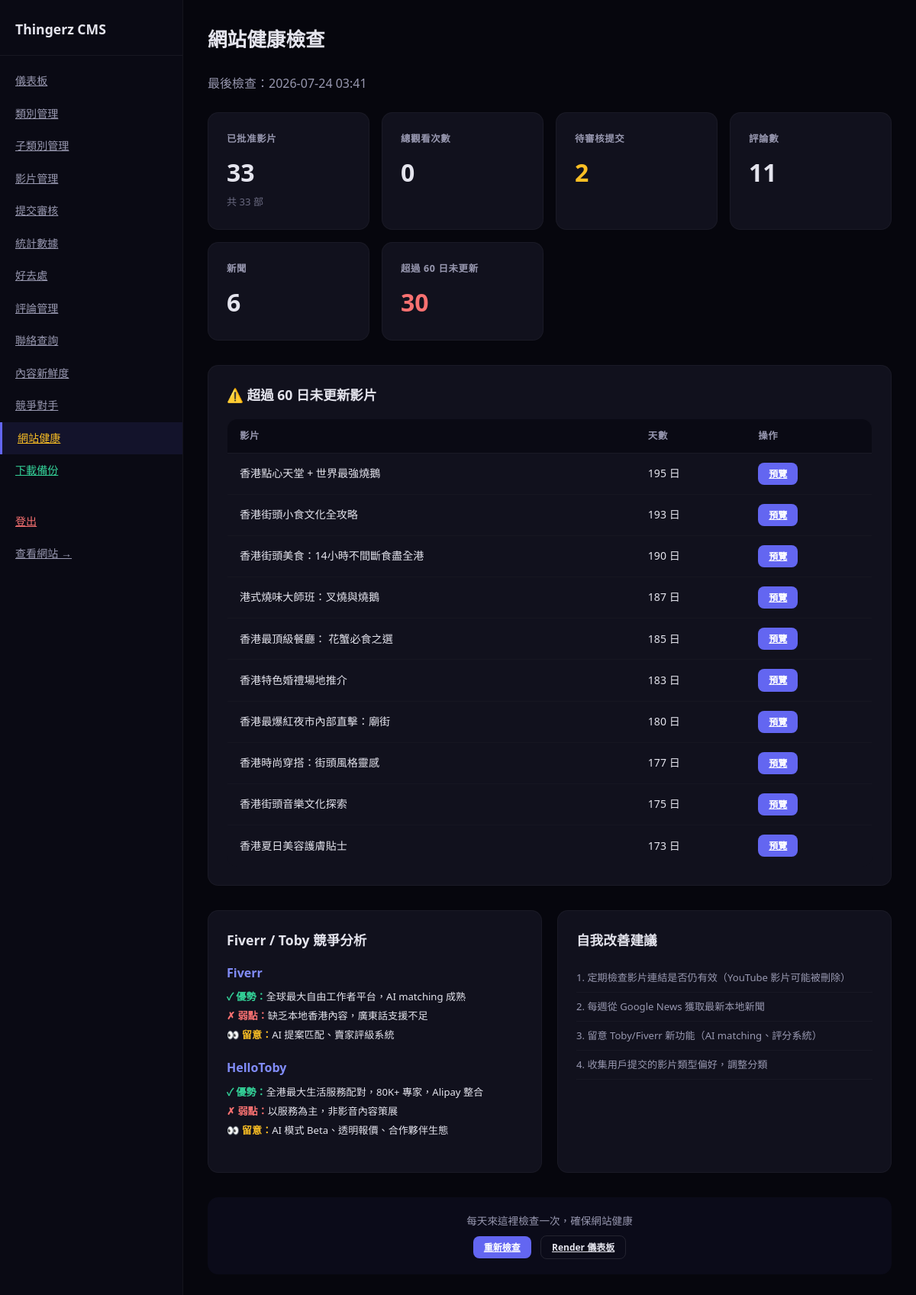
The app's page /admin/health (signed in), older data.
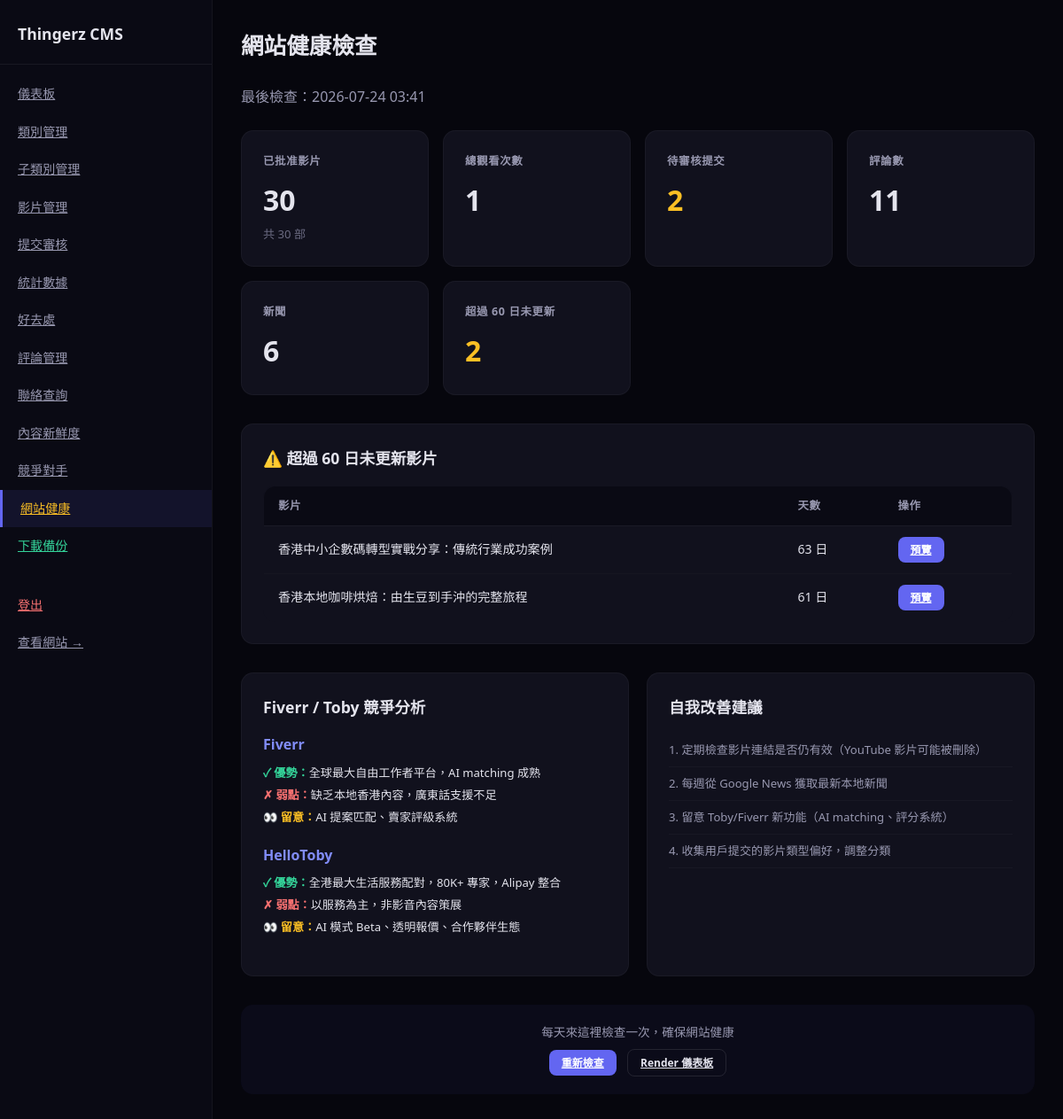
The same page, newer data.
### tables this page shows
CREATE TABLE videos (
        id TEXT UNIQUE, subcategory_id TEXT, category_id TEXT, platform TEXT, platform_id TEXT,
        title_zh TEXT, title_en TEXT, description_zh TEXT, description_en TEXT,
        thumbnail_url TEXT, aspect_ratio TEXT, tags TEXT, status TEXT,
        track TEXT, direction TEXT, submitted_date TEXT);

### app.py (the view)
@app.route('/admin/health')
@admin_required
def admin_health():
    now = datetime.now()
    vids = read_csv('videos.csv')
    news = read_csv('news.csv')
    comments = read_csv('comments.csv')
    subs = read_csv('submissions.csv')
    stale_videos = []
    for v in vids:
        try:
            d = datetime.strptime(v.get('submitted_date', '2000-01-01'), '%Y-%m-%d')
            days = (now - d).days
            if days > 60:
                stale_videos.append({'title': v['title_zh'], 'days': days, 'id': v['id']})
        except:
            pass
    stale_videos.sort(key=lambda x: x['days'], reverse=True)
    total_views = sum(int(v.get('count', 0)) for v in read_csv('view_counts.csv'))
    approved_vids = len([v for v in vids if v.get('status') == 'approved'])
    pending_subs = len([s for s in subs if s.get('status') == 'pending'])
    total_comments = len([c for c in comments if c.get('status') == 'approved'])
    insights = {
        'total_videos': len(vids),
        'approved_videos': approved_vids,
        'stale_videos': stale_videos[:10],
        'stale_count': len(stale_videos),
        'total_news': len([n for n in news if n.get('status') == 'published']),
        'total_views': total_views,
        'pending_submissions': pending_subs,
        'total_comments': total_comments,
        'competitor_notes': [
            {'platform': 'Fiverr', 'strength': '全球最大自由工作者平台，AI matching 成熟', 'weakness': '缺乏本地香港內容，廣東話支援不足', 'to_watch': 'AI 提案匹配、賣家評級系統'},
            {'platform': 'HelloToby', 'strength': '全港最大生活服務配對，80K+ 專家，Alipay 整合', 'weakness': '以服務為主，非影音內容策展', 'to_watch': 'AI 模式 Beta、透明報價、合作夥伴生態'},
        ],
        'self_improve': [
            '定期檢查影片連結是否仍有效（YouTube 影片可能被刪除）',
            '每週從 Google News 獲取最新本地新聞',
            '留意 Toby/Fiverr 新功能（AI matching、評分系統）',
            '收集用戶提交的影片類型偏好，調整分類',
        ]
    }
    return render_template('admin/health.html', insights=insights, now=now)

### app.py (called while the page is built)
def get_db():
    db = sqlite3.connect(DB_PATH)
    db.row_factory = sqlite3.Row
    db.execute("PRAGMA journal_mode=WAL")
    return db

def read_table(table_name):
    db = get_db()
    rows = [dict(r) for r in db.execute(f"SELECT * FROM {table_name}").fetchall()]
    db.close()
    return rows

def read_csv(filename):
    return read_table(filename.replace('.csv', ''))

def get_categories(track=None, direction=None):
    cats = read_csv('categories.csv')
    if track:
        cats = [c for c in cats if c.get('track', '') == track]
    if direction:
        cats = [c for c in cats if c.get('direction', '') == direction]
    return cats

def admin_required(f):
    @wraps(f)
    def decorated(*args, **kwargs):
        if not session.get('admin_logged_in'):
            return redirect(url_for('admin_login'))
        return f(*args, **kwargs)
    return decorated

@app.context_processor
def inject_globals():
    return {
        'categories': get_categories(),
        'platform_config': PLATFORM_CONFIG,
        'directions': DIRECTIONS,
        'now': datetime.now()
    }

### templates/admin/health.html
{% extends "admin/layout.html" %}
{% block admin_content %}
<h1>網站健康檢查</h1>
<p style="color:#9898b0;margin-bottom:24px">最後檢查：{{ now.strftime('%Y-%m-%d %H:%M') }}</p>
<div class="stats" style="margin-bottom:32px">
    <div class="stat-card"><h3>已批准影片</h3><div class="num">{{ insights.approved_videos }}</div><small class="text-muted">共 {{ insights.total_videos }} 部</small></div>
    <div class="stat-card"><h3>總觀看次數</h3><div class="num">{{ insights.total_views }}</div></div>
    <div class="stat-card"><h3>待審核提交</h3><div class="num" style="color:{% if insights.pending_submissions > 0 %}#fbbf24{% else %}#34d399{% endif %}">{{ insights.pending_submissions }}</div></div>
    <div class="stat-card"><h3>評論數</h3><div class="num">{{ insights.total_comments }}</div></div>
    <div class="stat-card"><h3>新聞</h3><div class="num">{{ insights.total_news }}</div></div>
    <div class="stat-card"><h3>超過 60 日未更新</h3><div class="num" style="color:{% if insights.stale_count > 10 %}#f87171{% else %}#fbbf24{% endif %}">{{ insights.stale_count }}</div></div>
</div>
{% if insights.stale_videos %}
<div style="background:#11111d;border-radius:14px;padding:24px;border:1px solid rgba(255,255,255,.04);margin-bottom:32px">
    <h2 style="font-size:1.1rem;margin-bottom:16px">⚠️ 超過 60 日未更新影片</h2>
    <table><thead><tr><th>影片</th><th>天數</th><th>操作</th></tr></thead>
    <tbody>
    {% for v in insights.stale_videos %}
    <tr><td>{{ v.title }}</td><td>{{ v.days }} 日</td><td><a href="{{ url_for('video_detail', video_id=v.id) }}" target="_blank" class="btn btn-sm btn-primary">預覽</a></td></tr>
    {% endfor %}
    </tbody></table>
</div>
{% endif %}
<div style="display:grid;grid-template-columns:1fr 1fr;gap:20px;margin-bottom:32px">
    <div style="background:#11111d;border-radius:14px;padding:24px;border:1px solid rgba(255,255,255,.04)">
        <h2 style="font-size:1.1rem;margin-bottom:16px">Fiverr / Toby 競爭分析</h2>
        {% for comp in insights.competitor_notes %}
        <div style="margin-bottom:20px">
            <h3 style="font-size:1rem;color:#818cf8;margin-bottom:8px">{{ comp.platform }}</h3>
            <p style="font-size:.82rem;margin-bottom:4px"><strong style="color:#34d399">✓ 優勢：</strong>{{ comp.strength }}</p>
            <p style="font-size:.82rem;margin-bottom:4px"><strong style="color:#f87171">✗ 弱點：</strong>{{ comp.weakness }}</p>
            <p style="font-size:.82rem"><strong style="color:#fbbf24">👀 留意：</strong>{{ comp.to_watch }}</p>
        </div>
        {% endfor %}
    </div>
    <div style="background:#11111d;border-radius:14px;padding:24px;border:1px solid rgba(255,255,255,.04)">
        <h2 style="font-size:1.1rem;margin-bottom:16px">自我改善建議</h2>
        {% for tip in insights.self_improve %}
        <p style="font-size:.82rem;color:#9898b0;padding:8px 0;border-bottom:1px solid rgba(255,255,255,.03)">{{ loop.index }}. {{ tip }}</p>
        {% endfor %}
    </div>
</div>
<div style="text-align:center;padding:20px;background:rgba(99,102,241,.05);border-radius:14px">
    <p style="font-size:.85rem;color:#9898b0;margin-bottom:8px">每天來這裡檢查一次，確保網站健康</p>
    <a href="{{ url_for('admin_health') }}" class="btn btn-primary btn-sm">重新檢查</a>
    <a href="https://render.com/dashboard" target="_blank" class="btn btn-sm" style="background:transparent;border:1px solid rgba(255,255,255,.1);color:#e4e4ed;margin-left:8px">Render 儀表板</a>
</div>
{% endblock %}

Row changes from the older to the newer data that the page shows:
no longer on this page (row edited): videos: title "香港點心天堂 + 世界最強燒鵝", days "195"
no longer on this page (row edited): videos: title "香港街頭小食文化全攻略", days "193"
no longer on this page (row edited): videos: title "香港街頭美食：14小時不間斷食盡全港", days "190"
no longer on this page (row edited): videos: title "港式燒味大師班：叉燒與燒鵝", days "187"
no longer on this page (row edited): videos: title "香港最頂級餐廳： 花蟹必食之選", days "185"
no longer on this page (row edited): videos: title "香港特色婚禮場地推介", days "183"
no longer on this page (row edited): videos: title "香港最爆紅夜市內部直擊：廟街", days "180"
no longer on this page (row edited): videos: title "香港時尚穿搭：街頭風格靈感", days "177"
no longer on this page (row edited): videos: title "香港街頭音樂文化探索", days "175"
no longer on this page (row edited): videos: title "香港夏日美容護膚貼士", days "173"
now on this page (row edited): videos: title "香港中小企數碼轉型實戰分享：傳統行業成功案例", days "63"
now on this page (row edited): videos: title "香港本地咖啡烘焙：由生豆到手沖的完整旅程", days "61"
Text that changed along with them:
{{ insights.approved_videos }}: "33" → "30"
{{ insights.total_videos }}: "33" → "30"
{{ insights.total_views }}: "0" → "1"
{{ insights.stale_count }}: "30" → "2"
